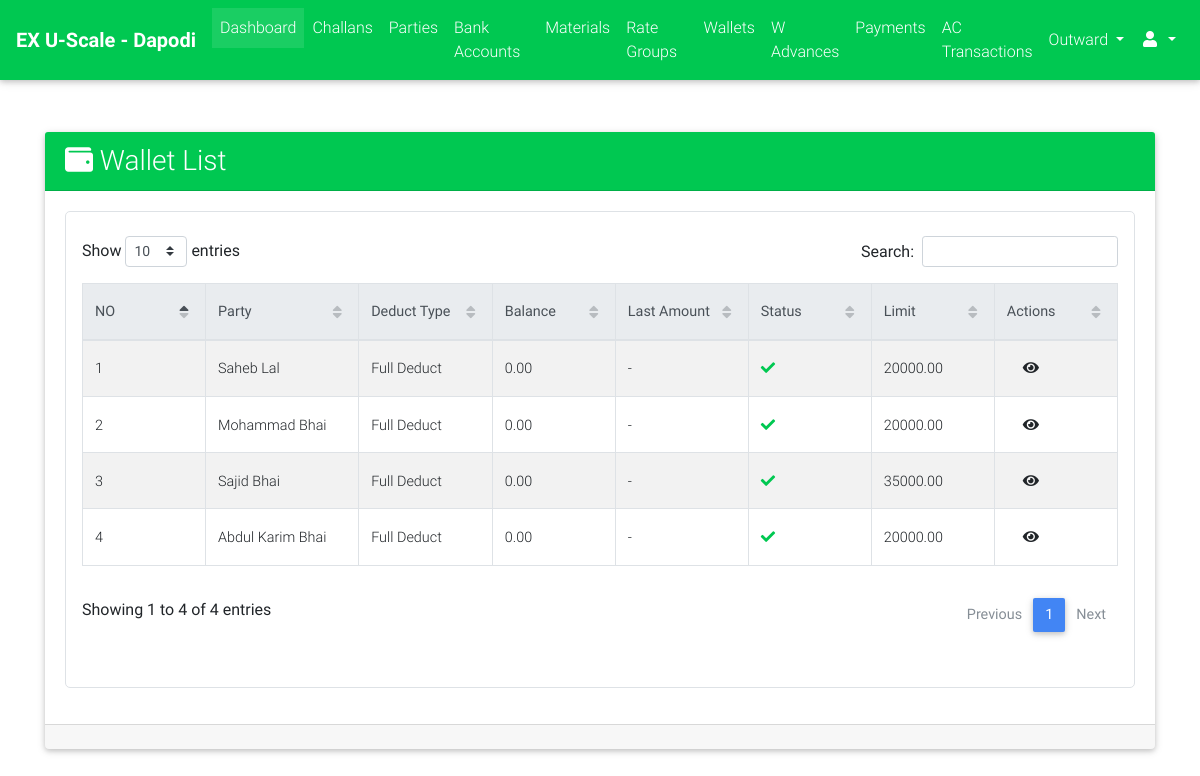
Page /cms_admin/wallets/list/ (signed in) on the committed database.
### parties/models.py (models this page shows, shortened)
class Wallet(models.Model):
    DEDUCT_TYPE_CHOICES = (("FD", "Full Deduct"), ("PD", "Part Deduct"), ("FXD", "Fix Deduct"))
    party = models.ForeignKey(Party, on_delete=models.CASCADE)
    balance = models.DecimalField(max_digits=9, decimal_places=2, default=Decimal(0.00))
    upper_limit = models.DecimalField(max_digits=9, decimal_places=2, default=20000.00)
    deduct_type = models.CharField(max_length=3, choices=DEDUCT_TYPE_CHOICES)
    fixed_amount = models.DecimalField(max_digits=7, decimal_places=2, blank=True, null=True)
    is_active = models.BooleanField(default=True)
    @property
    def get_absolute_url(self):
        return reverse_lazy("parties:wallet_detail", kwargs={"id": self.id})

class Party(models.Model):
    RATE_TYPE_CHOICES = (("GR", "Group Rate"), ("IR", "Individual Rate"))
    rate_type = models.CharField(max_length=2, choices=RATE_TYPE_CHOICES)
    rate_group = models.ForeignKey("rates.RateGroup", on_delete=models.PROTECT, blank=True, null=True)
    name = models.CharField(max_length=128)
    party_code = models.CharField(max_length=32, blank=True)
    address = models.TextField(blank=True)
    phone = models.CharField(max_length=13)
    whatsapp = models.CharField(max_length=13, blank=True)
    email = models.EmailField(blank=True, null=True)
    extra_info = models.TextField(blank=True)
    is_wallet_party = models.BooleanField(default=False)
    is_active = models.BooleanField(default=True)
    @property
    def get_display_text(self):
        return self.name
    class Meta:
        verbose_name = "Party"
        verbose_name_plural = "Parties"

### cms_admin/views.py (the view)
class WalletListView(LoginRequiredMixin, ListView):
    model = Wallet
    context_object_name = "wallets"
    template_name = "cms_admin/wallets/list.html"
    ordering = "-id"

### cms_admin/templates/cms_admin/wallets/list.html (shortened to what this page needs)
{% extends "cms_admin/base.html" %}
{% load crispy_forms_tags %}
{% load static %}
{% block custom_links %}
    <link href="{% static "css/addons/datatables.min.css" %}" rel="stylesheet">
    <link href="{% static "css/addons/datatables-select.min.css" %}" rel="stylesheet">
{% endblock %}
{% block content %}
    <br><br>
    <div class="container">
        <div class="card">
            <div class="card-header bg-success font-weight-bold white-text">
                <div class="row">
                    <div class="col-lg-12 m-auto">
                        <h3 class="m-auto"><i class="fa fa-wallet"></i> Wallet List</h3>
                    </div>
                </div>
            </div>
            <div class="card-body">
                 <div class="table p-3 border" style="border-radius: 5px">
                     <table id="dt-basic-checkbox" class="table table-striped table-bordered" cellspacing="0" width="100%">
                         <thead class="thead-light">
                            <th class="th-sm">NO</th>
                            <th class="th-sm">Party</th>
                            <th class="th-sm">Deduct Type</th>
                            <th class="th-sm">Balance</th>
                            <th class="th-sm">Last Amount</th>
                            <th class="th-sm">Status</th>
                            <th class="th-sm">Limit</th>
                            <th class="th-sm">Actions</th>
                         </thead>
                         <tbody>
                             {% if wallets %}
                                 {% for wallet in wallets %}
                                     <tr>
                                        <td>{{ forloop.counter }}</td>
                                         <td>{{ wallet.party.get_display_text }}</td>
                                        <td>{{ wallet.get_deduct_type_display }}{% if wallet.deduct_type == "FXD" %} ({{ wallet.fixed_amount }}){% endif %}</td>
                                        <td>{{ wallet.balance }}</td>
                                        <td>{{ wallet.wallettransaction_set.last.amount|default:"-" }}</td>
                                        <td>
                                            {% if wallet.is_active %}
                                                <i class="fa fa-check text-success"></i>
                                            {% else %}
                                                <i class="fa fa-times text-danger"></i>
                                            {% endif %}
                                        </td>
                                        <td>{{ wallet.upper_limit }}</td>
                                        <td class="m-auto">
                                            <a class="m-3" href="{{ wallet.get_absolute_url }}"><i class="fa fa-eye"></i></a>
                                        </td>
                                     </tr>
                                 {% endfor %}
                             {% else %}
                                 <span class="text-black-50 font-weight-bold">No Wallets Found</span>
                             {% endif %}
                         </tbody>
                    </table>
                 </div>
            </div>
            <div class="card-footer">
            </div>
        </div>
    </div>
{% endblock %}

### rows in the picture
Wallet: party.get_display_text "Saheb Lal", deduct_type "Full Deduct", balance "0.00", wallettransaction_set.last.amount "-", is_active True (drawn), upper_limit "20000.00"
Wallet: party.get_display_text "Mohammad Bhai", deduct_type "Full Deduct", balance "0.00", wallettransaction_set.last.amount "-", is_active True (drawn), upper_limit "20000.00"
Wallet: party.get_display_text "Sajid Bhai", deduct_type "Full Deduct", balance "0.00", wallettransaction_set.last.amount "-", is_active True (drawn), upper_limit "35000.00"
Wallet: party.get_display_text "Abdul Karim Bhai", deduct_type "Full Deduct", balance "0.00", wallettransaction_set.last.amount "-", is_active True (drawn), upper_limit "20000.00"
